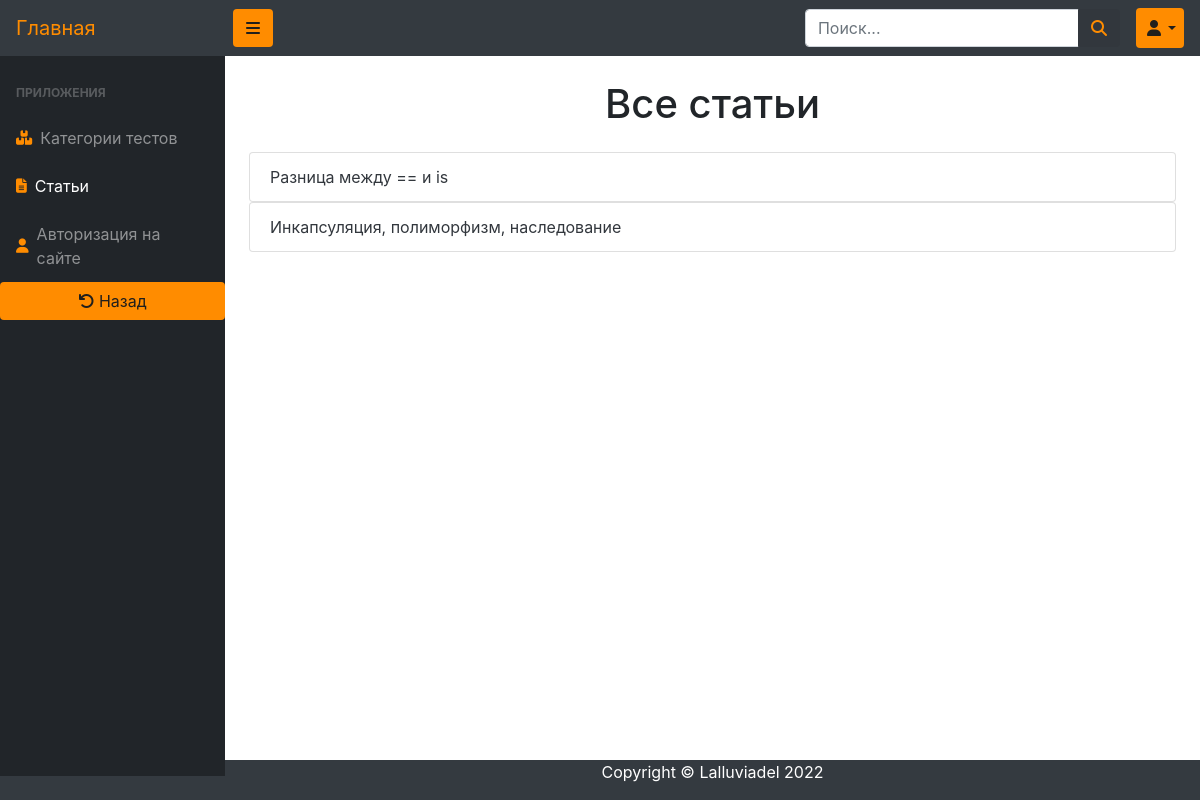
The app's page /posts/all/ with its own data.
### posts/models.py (models this page shows, shortened)
class Post(models.Model):
    title = models.CharField(max_length=150)
    author = models.ForeignKey(MyUser, on_delete=models.CASCADE)
    category = models.ForeignKey(QuestionCategory, on_delete=models.CASCADE)
    body = models.TextField()
    image = models.ImageField(blank=True, upload_to=post_image_path)
    created_on = models.DateTimeField(auto_now_add=True)
    available = models.BooleanField(default=False)
    tag = models.CharField(max_length=250, default='IT', db_index=True)

### posts/views.py (the view)
# urls.py: path('all/', PostsView.as_view(), name='all'),
class PostsView(ListView):
    model = Post
    template_name = 'posts/all.html'
    def get_context_data(self, *args, **kwargs):
        context = super().get_context_data(**kwargs)
        context['title'] = 'Посты'
        context['posts'] = Post.objects.all()
        return context

### questions/context_processors.py (called while the page is built)
def categories(request):
    return {
        'categories': QuestionCategory.objects.all(),
    }

def users(request):
    return {
        'users': MyUser.objects.all(),
    }

def questions(request):
    return {
        'questions': Question.objects.all(),
    }

### posts/templates/posts/all.html
{% extends 'questions/base.html' %}
{% load static %}
{% block content %}
    <div id="layoutSidenav_content">
        <main>
            <div class="container-fluid text-center mb-1">
                <h1 class="mt-4">Все статьи</h1>
                <div class="text-justify mt-4">
                    {% for post in posts %}
                        <ul class="list-group">
                            <li class="list-group-item">
                                <a href="{% url 'posts:post' post.id %}">{{ post.title }}</a>
                            </li>
                        </ul>
                    {% endfor %}
                </div>
            </div>
        </main>
    {% include 'questions/includes/footer.html' %}
    </div>
{% endblock %}

### records on screen
Post: title "Разница между == и is"
Post: title "Инкапсуляция, полиморфизм, наследование"
